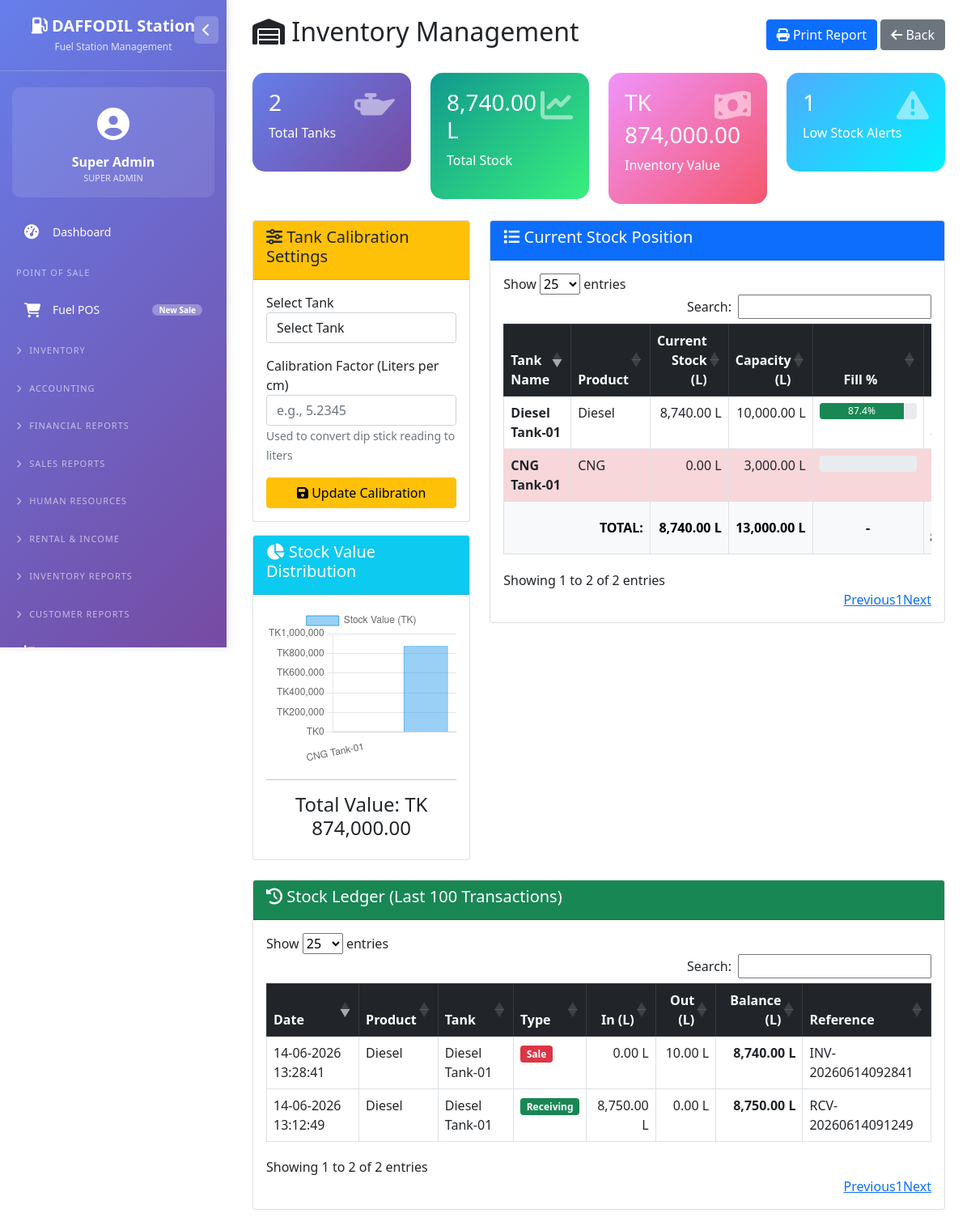
Page /inventory.php (signed in) on the earlier database version.
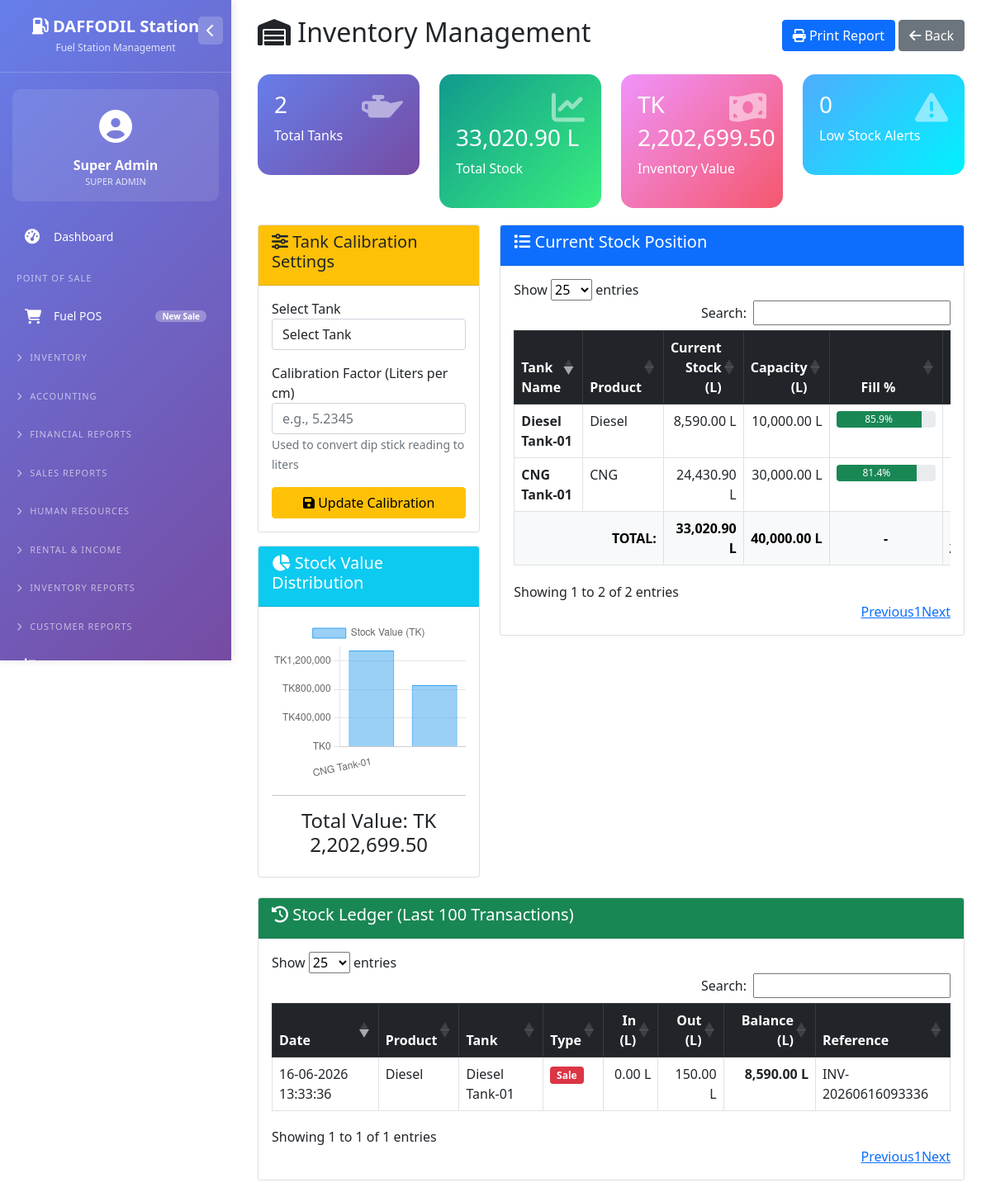
Same page on the later database version.
### tables this page shows
CREATE TABLE `users` (
  `id` int(11) NOT NULL,
  `username` varchar(50) NOT NULL,
  `password` varchar(255) NOT NULL,
  `full_name` varchar(100) NOT NULL,
  `email` varchar(100) DEFAULT NULL,
  `phone` varchar(20) DEFAULT NULL,
  `role` enum('super_admin','owner','accountant','station_manager','cashier','nozzle_operator','hr_officer','store_keeper','auditor') NOT NULL DEFAULT 'cashier',
  `is_active` tinyint(1) DEFAULT 1,
  `created_at` timestamp NOT NULL DEFAULT current_timestamp()
);

CREATE TABLE `tanks` (
  `id` int(11) NOT NULL,
  `tank_name` varchar(50) NOT NULL,
  `product_id` int(11) NOT NULL,
  `capacity_liters` decimal(10,2) NOT NULL,
  `current_stock_liters` decimal(10,2) DEFAULT 0.00,
  `calibration_factor` decimal(10,4) DEFAULT 1.0000,
  `is_active` tinyint(1) DEFAULT 1
);

CREATE TABLE `fuel_products` (
  `id` int(11) NOT NULL,
  `product_name` enum('Diesel','Petrol','Octane','CNG','LPG') NOT NULL,
  `unit_price` decimal(10,2) NOT NULL,
  `purchase_rate` decimal(10,2) NOT NULL,
  `vat_percentage` decimal(5,2) DEFAULT 0.00,
  `tax_percentage` decimal(5,2) DEFAULT 0.00,
  `is_active` tinyint(1) DEFAULT 1
);

CREATE TABLE `stock_ledger` (
  `id` int(11) NOT NULL,
  `product_id` int(11) NOT NULL,
  `tank_id` int(11) NOT NULL,
  `transaction_date` datetime DEFAULT current_timestamp(),
  `transaction_type` enum('opening','receiving','sale','adjustment','transfer_in','transfer_out') NOT NULL,
  `reference_no` varchar(50) DEFAULT NULL,
  `in_quantity` decimal(10,2) DEFAULT 0.00,
  `out_quantity` decimal(10,2) DEFAULT 0.00,
  `balance_quantity` decimal(10,2) NOT NULL,
  `unit_cost` decimal(10,2) DEFAULT NULL
);

### config/database.php (called while the page is built, shortened)
<?php
$host = 'localhost';
$dbname = 'fuel_station_management';
$username = 'root';
$password = '';
try {
    $pdo = new PDO("mysql:host=$host;dbname=$dbname;charset=utf8mb4", $username, $password);
    $pdo->setAttribute(PDO::ATTR_ERRMODE, PDO::ERRMODE_EXCEPTION);
    $pdo->setAttribute(PDO::ATTR_DEFAULT_FETCH_MODE, PDO::FETCH_ASSOC);
} catch(PDOException $e) {
    die("Connection failed: " . $e->getMessage());
}
function getCurrentUser() {
    global $pdo;
    if(isset($_SESSION['user_id'])) {
        $stmt = $pdo->prepare("SELECT * FROM users WHERE id = ?");
        $stmt->execute([$_SESSION['user_id']]);
        return $stmt->fetch();
    }
    return null;
}
?>

### inventory.php (the view, shortened to what the rows shown need)
<?php
require_once 'config/database.php';
$tanks = $pdo->query("SELECT t.*, p.product_name, p.purchase_rate FROM tanks t JOIN fuel_products p ON t.product_id = p.id ORDER BY t.tank_name")->fetchAll();
$stock_ledger = $pdo->query("SELECT sl.*, p.product_name, t.tank_name FROM stock_ledger sl JOIN fuel_products p ON sl.product_id = p.id JOIN tanks t ON sl.tank_id = t.id ORDER BY sl.transaction_date DESC LIMIT 100")->fetchAll();
$settings = $pdo->query("SELECT setting_key, setting_value FROM system_settings")->fetchAll(PDO::FETCH_KEY_PAIR);
$currency = $settings['currency_symbol'] ?? 'BDT';
?>
<!DOCTYPE html>
<html lang="en">
<head>
    <link href="https://cdn.jsdelivr.net/npm/bootstrap@5.1.3/dist/css/bootstrap.min.css" rel="stylesheet">
    <link rel="stylesheet" href="https://cdn.datatables.net/1.11.5/css/dataTables.bootstrap5.min.css">
    <link rel="stylesheet" href="https://cdnjs.cloudflare.com/ajax/libs/font-awesome/6.4.0/css/all.min.css">
</head>
<body>
    <?php include 'left_menu.php'; ?>
    <div class="main-content">
        <div class="container-fluid">
            <div class="d-flex justify-content-between align-items-center mb-4 flex-wrap no-print">
                <h2><i class="fas fa-warehouse"></i> Inventory Management</h2>
            </div>
            <div class="row">
                <div class="col-md-8">
                    <div class="card">
                        <div class="card-body">
                            <div class="table-responsive">
                                <table class="table table-bordered table-hover" id="stockTable">
                                    <thead class="table-dark">
                                        <tr>
                                            <th>Tank Name</th>
                                            <th>Product</th>
                                            <th class="text-end">Current Stock (L)</th>
                                            <th class="text-end">Capacity (L)</th>
                                            <th class="text-center">Fill %</th>
                                            <th class="text-end">Stock Value (<?php echo $currency; ?>)</th>
                                        </tr>
                                    </thead>
                                    <tbody>
                                        <?php foreach($tanks as $tank): ?>
                                        <?php
                                        $fill_percent = ($tank['capacity_liters'] > 0) ? ($tank['current_stock_liters'] / $tank['capacity_liters']) * 100 : 0;
                                        $stock_value = $tank['current_stock_liters'] * $tank['purchase_rate'];
                                        $row_class = ($fill_percent < 20) ? 'low-stock' : '';
                                        ?>
                                        <tr class="<?php echo $row_class; ?>">
                                            <td><strong><?php echo $tank['tank_name']; ?></strong></td>
                                            <td><?php echo $tank['product_name']; ?></td>
                                            <td class="text-end"><?php echo number_format($tank['current_stock_liters'], 2); ?> L</td>
                                            <td class="text-end"><?php echo number_format($tank['capacity_liters'], 2); ?> L</td>
                                            <td class="text-center">
                                                <div class="progress">
                                                    <div class="progress-bar <?php echo $fill_percent < 20 ? 'bg-danger' : ($fill_percent > 80 ? 'bg-success' : 'bg-info'); ?>"
                                                         style="width: <?php echo min($fill_percent, 100); ?>%">
                                                        <?php echo round($fill_percent, 1); ?>%
                                                    </div>
                                                </div>
                                            </td>
                                            <td class="text-end"><?php echo $currency; ?> <?php echo number_format($stock_value, 2); ?></td>
                                        </tr>
                                        <?php endforeach; ?>
                                    </tbody>
                                </table>
                            </div>
                        </div>
                    </div>
                </div>
            </div>
            <div class="row mt-4">
                <div class="col-md-12">
                    <div class="card">
                        <div class="card-body">
                            <div class="table-responsive">
                                <table class="table table-bordered table-hover" id="stockLedgerTable">
                                    <thead class="table-dark">
                                        <tr>
                                            <th>Date</th>
                                            <th>Product</th>
                                            <th>Tank</th>
                                            <th>Type</th>
                                            <th class="text-end">In (L)</th>
                                            <th class="text-end">Out (L)</th>
                                            <th class="text-end">Balance (L)</th>
                                            <th>Reference</th>
                                        </tr>
                                    </thead>
                                    <tbody>
                                        <?php if(empty($stock_ledger)): ?>
                                        <tr>
                                            <td colspan="8" class="text-center text-muted">No transactions found</td>
                                        </tr>
                                        <?php else: ?>
                                            <?php foreach($stock_ledger as $entry): ?>
                                            <tr>
                                                <td><?php echo date('d-m-Y H:i:s', strtotime($entry['transaction_date'])); ?></td>
                                                <td><?php echo $entry['product_name']; ?></td>
                                                <td><?php echo $entry['tank_name']; ?></td>
                                                <td>
                                                    <span class="badge <?php echo $entry['transaction_type'] == 'sale' ? 'bg-danger' : ($entry['transaction_type'] == 'receiving' ? 'bg-success' : 'bg-warning'); ?>">
                                                        <?php echo ucfirst($entry['transaction_type']); ?>
                                                    </span>
                                                </td>
                                                <td class="text-end"><?php echo number_format($entry['in_quantity'], 2); ?> L</td>
                                                <td class="text-end"><?php echo number_format($entry['out_quantity'], 2); ?> L</td>
                                                <td class="text-end fw-bold"><?php echo number_format($entry['balance_quantity'], 2); ?> L</td>
                                                <td><?php echo $entry['reference_no']; ?></td>
                                            </tr>
                                            <?php endforeach; ?>
                                        <?php endif; ?>
                                    </tbody>
                                </table>
                            </div>
                        </div>
                    </div>
                </div>
            </div>
        </div>
    </div>
    <script>
        $(document).ready(function() {
            $('#stockLedgerTable, #stockTable').DataTable({
                order: [[0, 'desc']],
                pageLength: 25,
                language: {
                    search: "Search:",
                    lengthMenu: "Show _MENU_ entries",
                    info: "Showing _START_ to _END_ of _TOTAL_ entries"
                }
            });
        });
        // Stock value chart
        const ctx = document.getElementById('stockValueChart').getContext('2d');
        const tankNames = <?php echo json_encode(array_column($tanks, 'tank_name')); ?>;
        const stockValues = <?php
            $values = [];
            foreach($tanks as $tank) {
                $values[] = $tank['current_stock_liters'] * $tank['purchase_rate'];
            }
            echo json_encode($values);
        ?>;
        new Chart(ctx, {
            type: 'bar',
            data: {
                labels: tankNames,
                datasets: [{
                    label: 'Stock Value (<?php echo $currency; ?>)',
                    data: stockValues,
                    backgroundColor: 'rgba(54, 162, 235, 0.5)',
                    borderColor: 'rgba(54, 162, 235, 1)',
                    borderWidth: 1
                }]
            },
            options: {
                responsive: true,
                maintainAspectRatio: true,
                scales: {
                    y: {
                        beginAtZero: true,
                        ticks: {
                            callback: function(value) {
                                return '<?php echo $currency; ?>' + value.toLocaleString();
                            }
                        }
                    }
                }
            }
        });
    </script>
</body>
</html>

### left_menu.php (shortened to what the rows shown need)
<?php
$user = getCurrentUser();
?>
<link rel="stylesheet" href="https://cdnjs.cloudflare.com/ajax/libs/font-awesome/6.4.0/css/all.min.css">
<div class="sidebar" id="sidebar">
    <div class="user-info">
        <div class="user-icon">
            <i class="fas fa-user-circle"></i>
        </div>
        <div class="user-name"><?php echo $user['full_name'] ?? 'Admin'; ?></div>
        <div class="user-role"><?php echo ucfirst(str_replace('_', ' ', $user['role'] ?? 'super_admin')); ?></div>
    </div>
</div>

Differences in the rows shown:
removed stock_ledger: transaction_date "14-06-2026 13:28:41", product.product_name "Diesel", tank.tank_name "Diesel Tank-01", transaction_type "Sale", in_quantity "0.00", out_quantity "10.00", balance_quantity "8,740.00", reference_no "INV-20260614092841"
changed tanks "CNG Tank-01": current_stock_liters "0.00" → "24,430.90"; capacity_liters "3,000.00" → "30,000.00"; fill_percent (not shown) → "81.4"
changed tanks "Diesel Tank-01": current_stock_liters "8,740.00" → "8,590.00"; fill_percent "87.4" → "85.9"
changed stock_ledger "Diesel": transaction_date "14-06-2026 13:12:49" → "16-06-2026 13:33:36"; transaction_type "Receiving" → "Sale"; in_quantity "8,750.00" → "0.00"; out_quantity "0.00" → "150.00"; balance_quantity "8,750.00" → "8,590.00"; reference_no "RCV-20260614091249" → "INV-20260616093336"
Other differences:
$total_stock: "8,740.00" → "33,020.90"
$total_value: "874,000.00" → "2,202,699.50"
count($low_stock_tanks): "1" → "0"
chart data {{ json_encode($values) }}: [0,874000] → [1343699.5,859000]
$total_capacity: "13,000.00" → "40,000.00"
text written by a page script: "Show entries Search: Showing 1 to 2 of 2 entries Previous 1 Next" → "Show entries Search: Showing 1 to 1 of 1 entries Previous 1 Next"
